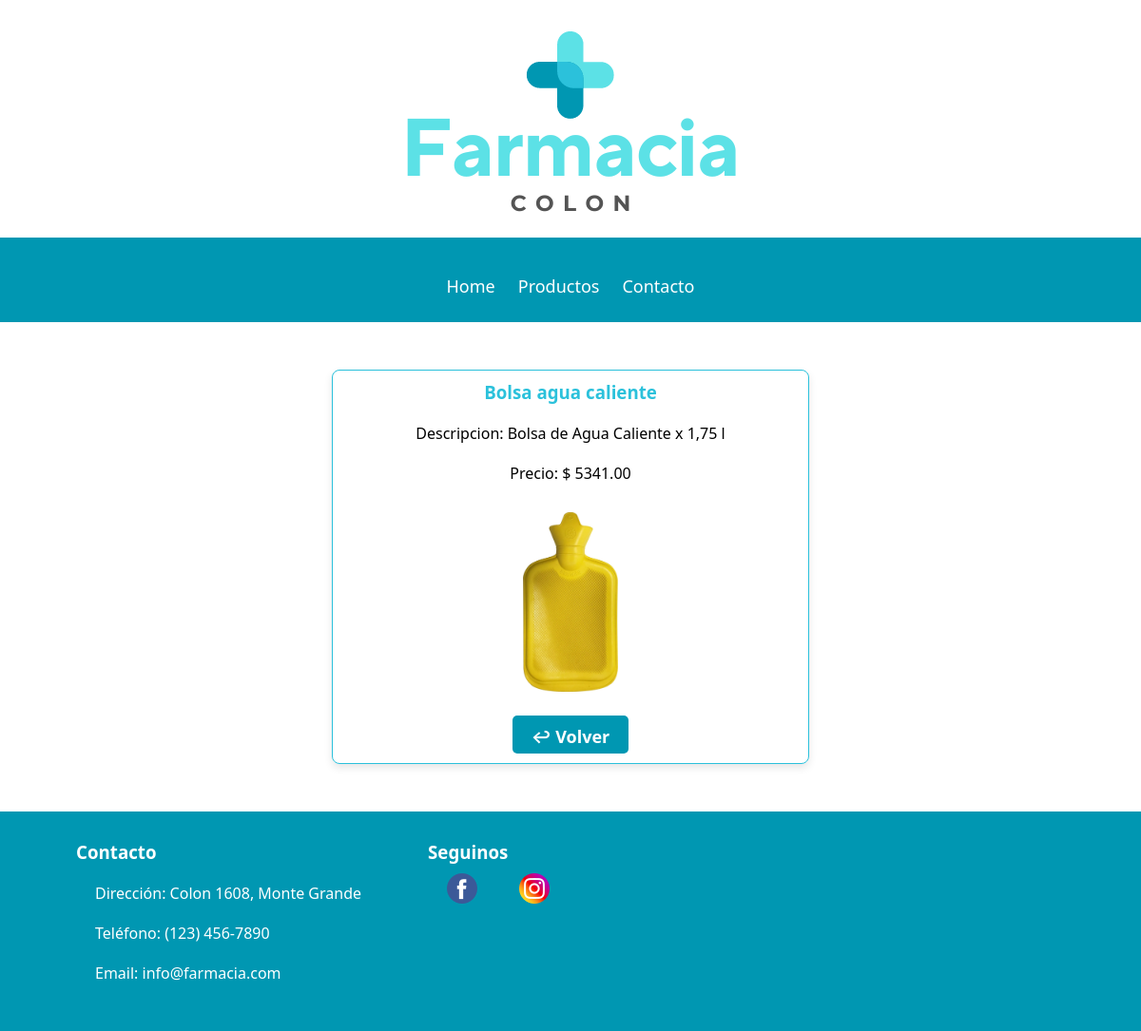
The page /pages/infoProducto.php?id=13 on the database its author committed.
### tables this page shows
CREATE TABLE `productos` (
  `codigoProducto` int(11) NOT NULL,
  `nombreProducto` varchar(100) NOT NULL,
  `precioProducto` float(9,2) UNSIGNED DEFAULT NULL,
  `cantidadProducto` smallint(5) DEFAULT NULL,
  `fotoProducto` varchar(100) DEFAULT NULL,
  `descripcionProducto` text DEFAULT NULL
);

### pages/infoProducto.php (the view)
<?php
include_once("../componentes/header.php");
               if(isset($_GET["id"])){
                $id = $_GET["id"];
                include_once("../componentes/conf.php");
                $consulta = "SELECT * FROM productos WHERE codigoProducto = $id";
                $resultado = mysqli_query($con,$consulta);
                if($resultado!=NULL){
                    while($filas = mysqli_fetch_array($resultado)){
                        echo "
                        <article class=\"ficha\">
                        <h3>$filas[nombreProducto]</h3>
                        <p>Descripcion: $filas[descripcionProducto]</p>
                        <p>Precio: $ $filas[precioProducto]</p>
                        <figure>
                        <img src=../imgs/$filas[fotoProducto] alt=\"$filas[nombreProducto]\">
                        </figure>
                        <div class=boton>
                        <a href=\"inicio.php\"> ↩ Volver</a>
                    </div>
                </article>
                        ";
                    }
                }
               }
            ?>
</body>
</html>
<?php
include_once("../componentes/footer.php");

### css/style.css (style rules this page uses)
* { margin: 0; padding: 0; font-family: system-ui, -apple-system, BlinkMacSystemFont, 'Segoe UI', Roboto, Oxygen, Ubuntu, Cantarell, 'Open Sans', 'Helvetica Neue', sans-serif; }
:root { --primary-color: #0097B2; --secondary-color: #2BC1DB; --text-color: #ffffff; --header-font-size: 36px; }
.productos h3, .ficha h3 { color: var(--secondary-color); padding-top: 10px; }
.productos article figure img, .ficha figure img { padding: 10px; height: 100%; max-width: 100px; }
.productos article h3, p { margin: 20px; }
.productos article, .ficha { border: 1px solid var(--secondary-color); border-radius: 8px; overflow: hidden; margin: 10px; box-shadow: 0 4px 8px rgba(0, 0, 0, 0.1); }
.ficha { margin: 50px auto; text-align: center; max-width: 500px; display: block; }
.boton-agregar, input[type=submit], .boton { display: inline-block; padding: 10px 20px; margin: 20px 0; background-color: var(--primary-color); color: #ffffff; text-align: center; text-decoration: none; font-size: 18px; font-weight: bold; border-radius: 5px; border: none; }
.boton a { text-decoration: none; color: #ffffff; }
.boton { padding: 10px 20px; margin: 10px; height: 20px; }

### rows shown on the page
productos: nombreProducto "Bolsa agua caliente", descripcionProducto "Bolsa de Agua Caliente x 1,75 l", precioProducto "5341.00", fotoProducto (picture)

### other values the page prints
$paginas "Home"
$paginas "Productos"
$paginas "Contacto"
